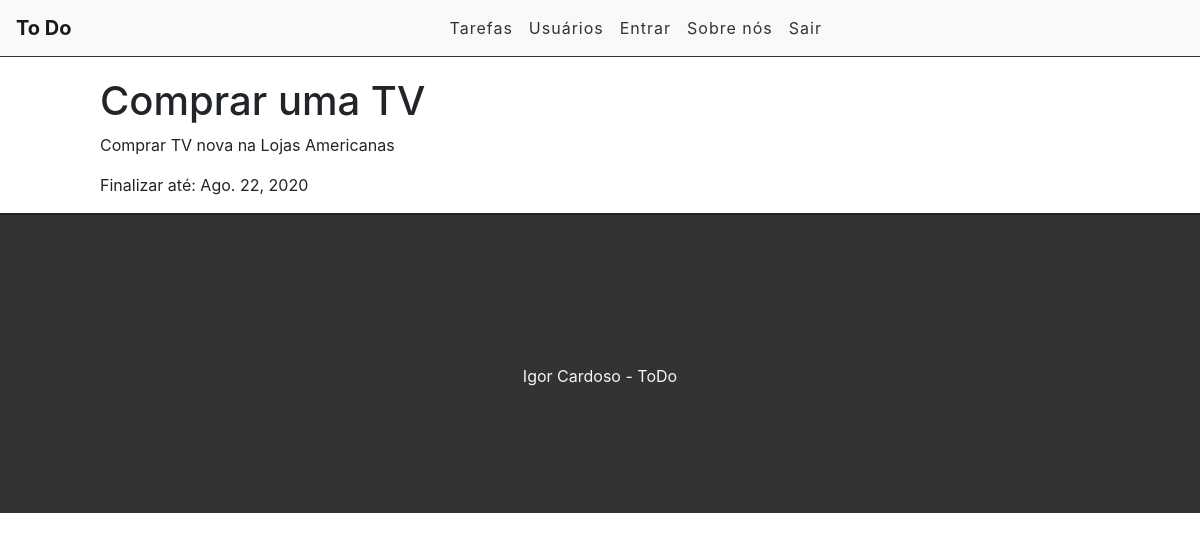
The app's page /task/7 with its own data.
### tasks/models.py (models this page shows, shortened)
class Task(models.Model):
	STATUS = (
		('fazendo', 'Fazendo'),
		('feiro', 'Feito')
	)
	title = models.CharField(max_length=255)
	description = models.TextField()
	done = models.CharField(
		max_length=7, # Tamanho da entrada
		choices=STATUS,
	)
	completion_date = models.DateField(auto_now_add=False)	# Eu criei
	created_at = models.DateTimeField(auto_now_add=True)
	update_at = models.DateTimeField(auto_now=True)

### tasks/views.py (the view)
# urls.py: path('task/<int:id>', views.taskView, name='task-view'),
def taskView(request, id):
	task = get_object_or_404(Task, pk=id)
	return render(request, 'tasks/task.html', {'task':task})

### tasks/templates/tasks/task.html (shortened to what this page needs)
{% extends 'base.html' %}
{% block content %}
<div class="offset-1 col-10 list-div">
	<h1>{{task.title}}</h1>
	<p>{{task.description}}</p>
	<p>Finalizar até: {{task.completion_date}}</p>
</div>
{% endblock %}

### tasks/static/css/styles.css (style rules this page uses)
.list-div { padding: 0; }

### records on screen
Task: title "Comprar uma TV", description "Comprar TV nova na Lojas Americanas", completion_date "Ago. 22, 2020"
